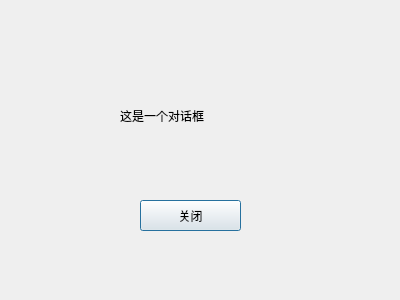
<?xml version="1.0" encoding="UTF-8"?>
<ui version="4.0">
 <class>Dialog</class>
 <widget class="QDialog" name="Dialog">
  <property name="geometry">
   <rect>
    <x>0</x>
    <y>0</y>
    <width>400</width>
    <height>300</height>
   </rect>
  </property>
  <property name="windowTitle">
   <string>Dialog</string>
  </property>
  <widget class="QPushButton" name="pushButton">
   <property name="geometry">
    <rect>
     <x>140</x>
     <y>200</y>
     <width>101</width>
     <height>31</height>
    </rect>
   </property>
   <property name="text">
    <string>关闭</string>
   </property>
  </widget>
  <widget class="QLabel" name="label">
   <property name="geometry">
    <rect>
     <x>120</x>
     <y>70</y>
     <width>141</width>
     <height>91</height>
    </rect>
   </property>
   <property name="text">
    <string>这是一个对话框</string>
   </property>
  </widget>
 </widget>
 <resources/>
 <connections/>
</ui>
